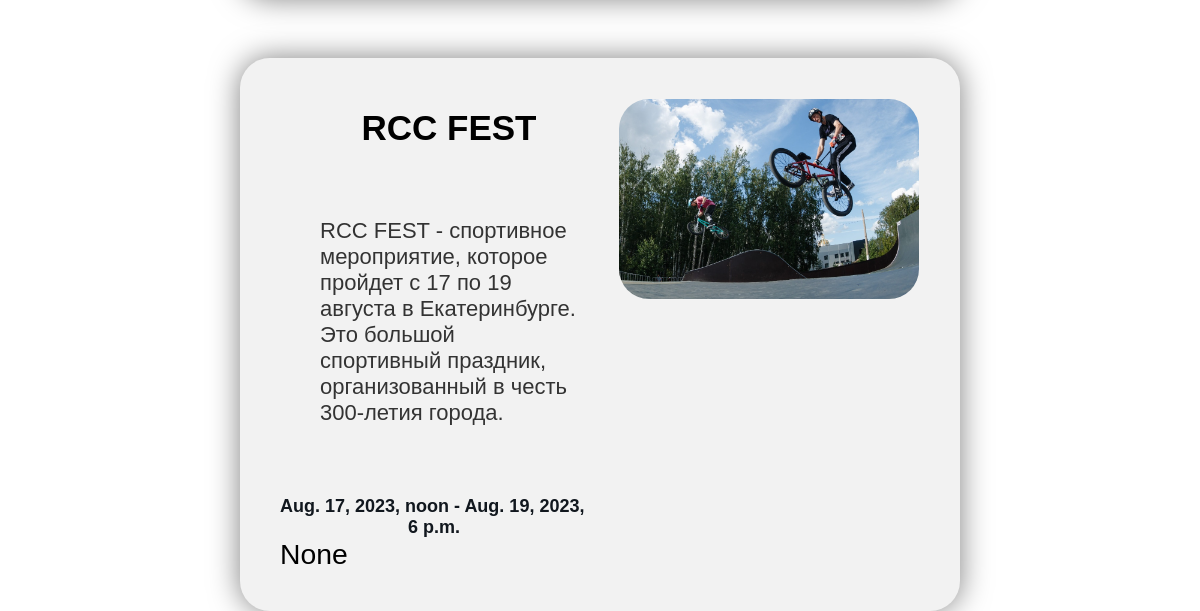
/events/ (lower part), run on an earlier commit of the app's database.
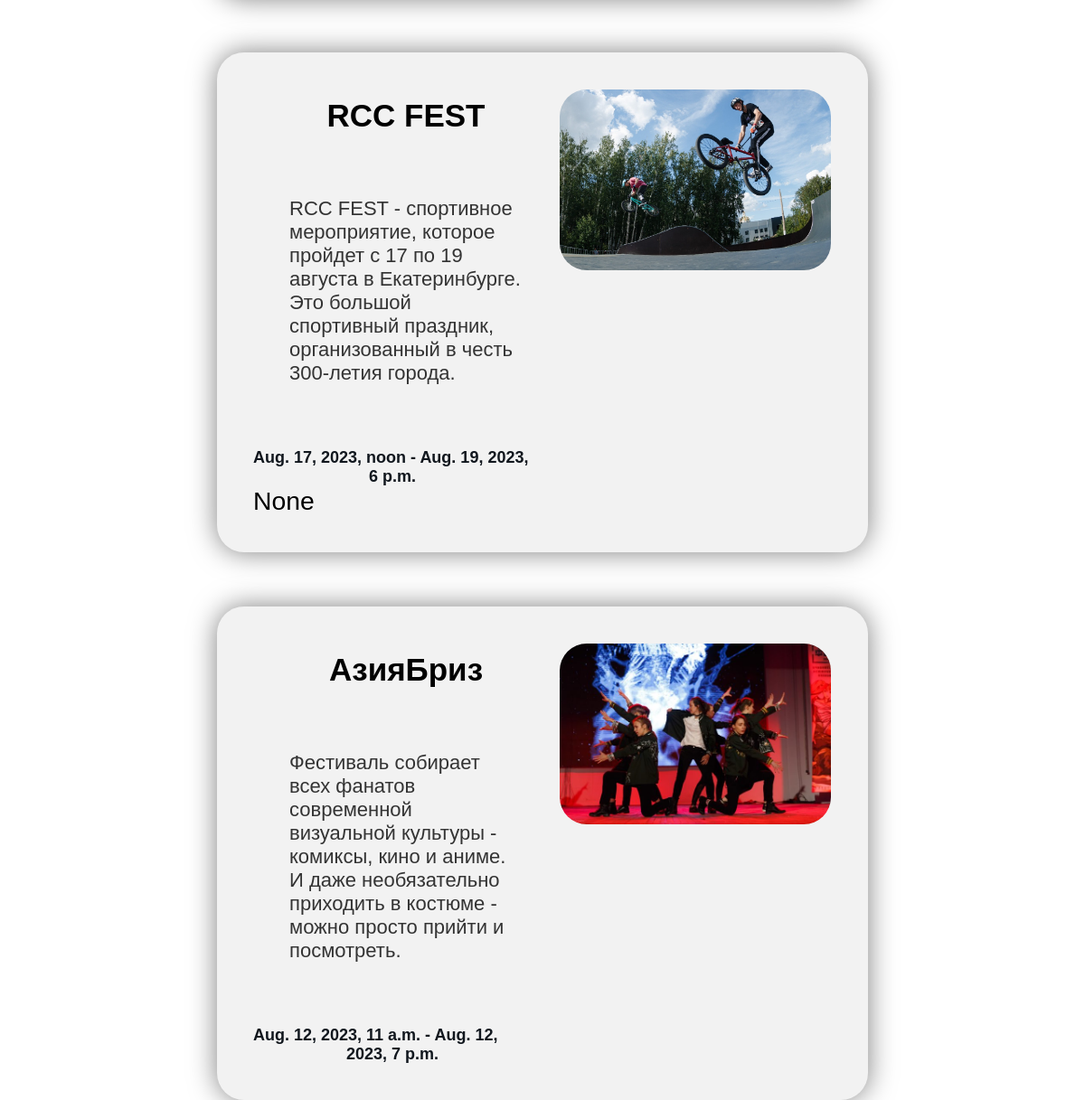
And on a later commit of the database.
### events/models.py (models this page shows, shortened)
class Event(models.Model):
    CATEGORY = [
        ["Sport", "Спорт"],
        ["Culture", "Культура"],
        ["Education", "Образование"],
        ["Hobby", "Хобби"]
    ]
    time_create = DateTimeField("Date of creation", auto_now_add=True, null=True, blank=True)
    time_update = DateTimeField("Date of update", auto_now=True, null=True, blank=True)
    name = CharField("Name", max_length=255, null=True, blank=True)
    category = models.CharField("Category", max_length=255, null=True, blank=True, choices=CATEGORY)
    description = models.TextField("Description", max_length=255, null=True, blank=True)
    image = models.ImageField(upload_to=get_img_path, null=True, blank=True)
    start_datetime = models.DateTimeField(null=True, blank=True)
    end_datetime = models.DateTimeField(null=True, blank=True)
    map_code = models.TextField(blank=True, null=True)
    class Meta:
        verbose_name = "Мероприятие"
        verbose_name_plural = "Мероприятия"

### events/views.py (the view)
# urls.py: path('', include('events.urls')),
def events(request):
    events = Event.objects.all()
    filter = EventFilter(request.GET, queryset=events)
    events = filter.qs
    for description in get_events():
        event = EventFromPublic(description=description)
        event.save()
    context = {"events": events,
               "filter": filter}
    return render(request, "events/events.html", context)

### events/vk_events.py (called while the page is built)
def get_events():
    api = vk.API(v="5.131",
                 access_token="vk1.a.GS11RDLs8bfRMsncVbGtzff1pWcr6ygfBR4vWbS_z-baB1_-X6y0w_Mo6Sgp4fe3NW-lBnSL3U8aogiMLEYZOEQSkH6MHJEdVyzTnAYlYhIK1gN7e9CMq5k0yRz6JoM3BHkX0D169uRhaXXmi_LFZvqnxfmV8WO1XBHrUz-TZUwUpHfb6BplDwCEenHJOc5VZsNqu8jigCzsexYuu2xXTg")
    response = api.wall.get(owner_id='-93837381')
    posts = response['items']
    descriptions = [post['text'] for post in posts if post['text']]
    return descriptions

### events/templates/events/events.html (shortened to what this page needs)
{% extends "main/base.html" %}
{% load static %}
{% block content %}
<div class="body_events">
    <div class="cards_container">
        {% for event in filter.qs %}
                <div class="event_card">
                    <div class="flex-div-card">
                        <div class="card-left-div">
                            <div class="event_name">{{ event.name }}</div>
                            <div class="event_description">{{ event.description }}</div>
                            <div class="event_time">{{ event.start_datetime }} - {{ event.end_datetime }}</div>
                        </div>
                        <div class="card-right-div">
                            <img class="event_img" src="{{ event.image.url }}">
                        </div>
                    </div>
                    <div class="map-flex">
                        {{ event.map_code | safe }}
                    </div>
                </div>
        {% endfor %}
    </div>
</div>
{% endblock %}

What changed in the data, as far as the page shows it:
added Event: name "АзияБриз", description "Фестиваль собирает всех фанатов современной визуальной культуры - комиксы, кино и аниме. И даже необязательно приходить в костюме - можно просто прийти и посмотреть.", start_datetime "Aug. 12, 2023, 11 a.m.", end_datetime "Aug. 12, 2023, 7 p.m.", image (picture)
